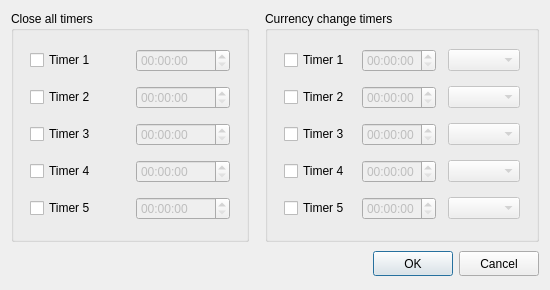
<?xml version="1.0" encoding="UTF-8"?>
<ui version="4.0">
 <class>TimersDialog</class>
 <widget class="QDialog" name="TimersDialog">
  <property name="windowModality">
   <enum>Qt::ApplicationModal</enum>
  </property>
  <property name="geometry">
   <rect>
    <x>0</x>
    <y>0</y>
    <width>550</width>
    <height>290</height>
   </rect>
  </property>
  <property name="minimumSize">
   <size>
    <width>550</width>
    <height>290</height>
   </size>
  </property>
  <property name="maximumSize">
   <size>
    <width>550</width>
    <height>290</height>
   </size>
  </property>
  <property name="windowTitle">
   <string>Timers Setup</string>
  </property>
  <layout class="QVBoxLayout" name="verticalLayout">
   <item>
    <layout class="QHBoxLayout" name="contentLayout">
     <property name="spacing">
      <number>16</number>
     </property>
     <item>
      <widget class="QGroupBox" name="closeAllTimersGroup">
       <property name="maximumSize">
        <size>
         <width>250</width>
         <height>16777215</height>
        </size>
       </property>
       <property name="title">
        <string>Close all timers</string>
       </property>
       <layout class="QGridLayout" name="gridLayout">
        <property name="leftMargin">
         <number>16</number>
        </property>
        <property name="topMargin">
         <number>16</number>
        </property>
        <property name="rightMargin">
         <number>16</number>
        </property>
        <property name="bottomMargin">
         <number>16</number>
        </property>
        <property name="spacing">
         <number>12</number>
        </property>
        <item row="0" column="0">
         <widget class="QCheckBox" name="closeAllTimer1Enabled">
          <property name="text">
           <string>Timer 1</string>
          </property>
         </widget>
        </item>
        <item row="0" column="1">
         <widget class="QTimeEdit" name="closeAllTimer1">
          <property name="enabled">
           <bool>false</bool>
          </property>
          <property name="displayFormat">
           <string>HH:mm:ss</string>
          </property>
         </widget>
        </item>
        <item row="1" column="0">
         <widget class="QCheckBox" name="closeAllTimer2Enabled">
          <property name="text">
           <string>Timer 2</string>
          </property>
         </widget>
        </item>
        <item row="1" column="1">
         <widget class="QTimeEdit" name="closeAllTimer2">
          <property name="enabled">
           <bool>false</bool>
          </property>
          <property name="displayFormat">
           <string>HH:mm:ss</string>
          </property>
         </widget>
        </item>
        <item row="2" column="0">
         <widget class="QCheckBox" name="closeAllTimer3Enabled">
          <property name="text">
           <string>Timer 3</string>
          </property>
         </widget>
        </item>
        <item row="2" column="1">
         <widget class="QTimeEdit" name="closeAllTimer3">
          <property name="enabled">
           <bool>false</bool>
          </property>
          <property name="displayFormat">
           <string>HH:mm:ss</string>
          </property>
         </widget>
        </item>
        <item row="3" column="0">
         <widget class="QCheckBox" name="closeAllTimer4Enabled">
          <property name="text">
           <string>Timer 4</string>
          </property>
         </widget>
        </item>
        <item row="3" column="1">
         <widget class="QTimeEdit" name="closeAllTimer4">
          <property name="enabled">
           <bool>false</bool>
          </property>
          <property name="displayFormat">
           <string>HH:mm:ss</string>
          </property>
         </widget>
        </item>
        <item row="4" column="0">
         <widget class="QCheckBox" name="closeAllTimer5Enabled">
          <property name="text">
           <string>Timer 5</string>
          </property>
         </widget>
        </item>
        <item row="4" column="1">
         <widget class="QTimeEdit" name="closeAllTimer5">
          <property name="enabled">
           <bool>false</bool>
          </property>
          <property name="displayFormat">
           <string>HH:mm:ss</string>
          </property>
         </widget>
        </item>
       </layout>
      </widget>
     </item>
     <item>
      <widget class="QGroupBox" name="currencyChangeTimersGroup">
       <property name="title">
        <string>Currency change timers</string>
       </property>
       <layout class="QGridLayout" name="gridLayout_2">
        <property name="leftMargin">
         <number>16</number>
        </property>
        <property name="topMargin">
         <number>16</number>
        </property>
        <property name="rightMargin">
         <number>16</number>
        </property>
        <property name="bottomMargin">
         <number>16</number>
        </property>
        <property name="spacing">
         <number>12</number>
        </property>
        <item row="0" column="0">
         <widget class="QCheckBox" name="changeCurrencyTimer1Enabled">
          <property name="text">
           <string>Timer 1</string>
          </property>
         </widget>
        </item>
        <item row="0" column="1">
         <widget class="QTimeEdit" name="changeCurrencyTimer1">
          <property name="enabled">
           <bool>false</bool>
          </property>
          <property name="displayFormat">
           <string>HH:mm:ss</string>
          </property>
         </widget>
        </item>
        <item row="0" column="2">
         <widget class="QComboBox" name="currency1">
          <property name="enabled">
           <bool>false</bool>
          </property>
          <property name="editable">
           <bool>false</bool>
          </property>
         </widget>
        </item>
        <item row="1" column="0">
         <widget class="QCheckBox" name="changeCurrencyTimer2Enabled">
          <property name="text">
           <string>Timer 2</string>
          </property>
         </widget>
        </item>
        <item row="1" column="1">
         <widget class="QTimeEdit" name="changeCurrencyTimer2">
          <property name="enabled">
           <bool>false</bool>
          </property>
          <property name="displayFormat">
           <string>HH:mm:ss</string>
          </property>
         </widget>
        </item>
        <item row="1" column="2">
         <widget class="QComboBox" name="currency2">
          <property name="enabled">
           <bool>false</bool>
          </property>
          <property name="editable">
           <bool>false</bool>
          </property>
         </widget>
        </item>
        <item row="2" column="0">
         <widget class="QCheckBox" name="changeCurrencyTimer3Enabled">
          <property name="text">
           <string>Timer 3</string>
          </property>
         </widget>
        </item>
        <item row="2" column="1">
         <widget class="QTimeEdit" name="changeCurrencyTimer3">
          <property name="enabled">
           <bool>false</bool>
          </property>
          <property name="displayFormat">
           <string>HH:mm:ss</string>
          </property>
         </widget>
        </item>
        <item row="2" column="2">
         <widget class="QComboBox" name="currency3">
          <property name="enabled">
           <bool>false</bool>
          </property>
          <property name="editable">
           <bool>false</bool>
          </property>
         </widget>
        </item>
        <item row="3" column="0">
         <widget class="QCheckBox" name="changeCurrencyTimer4Enabled">
          <property name="text">
           <string>Timer 4</string>
          </property>
         </widget>
        </item>
        <item row="3" column="1">
         <widget class="QTimeEdit" name="changeCurrencyTimer4">
          <property name="enabled">
           <bool>false</bool>
          </property>
          <property name="displayFormat">
           <string>HH:mm:ss</string>
          </property>
         </widget>
        </item>
        <item row="3" column="2">
         <widget class="QComboBox" name="currency4">
          <property name="enabled">
           <bool>false</bool>
          </property>
          <property name="editable">
           <bool>false</bool>
          </property>
         </widget>
        </item>
        <item row="4" column="0">
         <widget class="QCheckBox" name="changeCurrencyTimer5Enabled">
          <property name="text">
           <string>Timer 5</string>
          </property>
         </widget>
        </item>
        <item row="4" column="1">
         <widget class="QTimeEdit" name="changeCurrencyTimer5">
          <property name="enabled">
           <bool>false</bool>
          </property>
          <property name="displayFormat">
           <string>HH:mm:ss</string>
          </property>
         </widget>
        </item>
        <item row="4" column="2">
         <widget class="QComboBox" name="currency5">
          <property name="enabled">
           <bool>false</bool>
          </property>
          <property name="editable">
           <bool>false</bool>
          </property>
         </widget>
        </item>
       </layout>
      </widget>
     </item>
    </layout>
   </item>
   <item>
    <layout class="QHBoxLayout">
     <property name="spacing">
      <number>6</number>
     </property>
     <property name="leftMargin">
      <number>0</number>
     </property>
     <property name="topMargin">
      <number>0</number>
     </property>
     <property name="rightMargin">
      <number>0</number>
     </property>
     <property name="bottomMargin">
      <number>0</number>
     </property>
     <item>
      <spacer>
       <property name="orientation">
        <enum>Qt::Horizontal</enum>
       </property>
       <property name="sizeHint" stdset="0">
        <size>
         <width>131</width>
         <height>31</height>
        </size>
       </property>
      </spacer>
     </item>
     <item>
      <widget class="QPushButton" name="okButton">
       <property name="minimumSize">
        <size>
         <width>75</width>
         <height>25</height>
        </size>
       </property>
       <property name="text">
        <string>OK</string>
       </property>
      </widget>
     </item>
     <item>
      <widget class="QPushButton" name="cancelButton">
       <property name="minimumSize">
        <size>
         <width>75</width>
         <height>25</height>
        </size>
       </property>
       <property name="text">
        <string>Cancel</string>
       </property>
      </widget>
     </item>
    </layout>
   </item>
  </layout>
 </widget>
 <resources/>
 <connections>
  <connection>
   <sender>okButton</sender>
   <signal>clicked()</signal>
   <receiver>TimersDialog</receiver>
   <slot>accept()</slot>
   <hints>
    <hint type="sourcelabel">
     <x>318</x>
     <y>378</y>
    </hint>
    <hint type="destinationlabel">
     <x>96</x>
     <y>254</y>
    </hint>
   </hints>
  </connection>
  <connection>
   <sender>cancelButton</sender>
   <signal>clicked()</signal>
   <receiver>TimersDialog</receiver>
   <slot>reject()</slot>
   <hints>
    <hint type="sourcelabel">
     <x>399</x>
     <y>378</y>
    </hint>
    <hint type="destinationlabel">
     <x>179</x>
     <y>282</y>
    </hint>
   </hints>
  </connection>
  <connection>
   <sender>closeAllTimer1Enabled</sender>
   <signal>toggled(bool)</signal>
   <receiver>closeAllTimer1</receiver>
   <slot>setEnabled(bool)</slot>
   <hints>
    <hint type="sourcelabel">
     <x>79</x>
     <y>67</y>
    </hint>
    <hint type="destinationlabel">
     <x>147</x>
     <y>76</y>
    </hint>
   </hints>
  </connection>
  <connection>
   <sender>closeAllTimer2Enabled</sender>
   <signal>toggled(bool)</signal>
   <receiver>closeAllTimer2</receiver>
   <slot>setEnabled(bool)</slot>
   <hints>
    <hint type="sourcelabel">
     <x>78</x>
     <y>98</y>
    </hint>
    <hint type="destinationlabel">
     <x>150</x>
     <y>104</y>
    </hint>
   </hints>
  </connection>
  <connection>
   <sender>closeAllTimer3Enabled</sender>
   <signal>toggled(bool)</signal>
   <receiver>closeAllTimer3</receiver>
   <slot>setEnabled(bool)</slot>
   <hints>
    <hint type="sourcelabel">
     <x>74</x>
     <y>131</y>
    </hint>
    <hint type="destinationlabel">
     <x>156</x>
     <y>138</y>
    </hint>
   </hints>
  </connection>
  <connection>
   <sender>closeAllTimer4Enabled</sender>
   <signal>toggled(bool)</signal>
   <receiver>closeAllTimer4</receiver>
   <slot>setEnabled(bool)</slot>
   <hints>
    <hint type="sourcelabel">
     <x>78</x>
     <y>154</y>
    </hint>
    <hint type="destinationlabel">
     <x>144</x>
     <y>165</y>
    </hint>
   </hints>
  </connection>
  <connection>
   <sender>closeAllTimer5Enabled</sender>
   <signal>toggled(bool)</signal>
   <receiver>closeAllTimer5</receiver>
   <slot>setEnabled(bool)</slot>
   <hints>
    <hint type="sourcelabel">
     <x>88</x>
     <y>192</y>
    </hint>
    <hint type="destinationlabel">
     <x>141</x>
     <y>193</y>
    </hint>
   </hints>
  </connection>
  <connection>
   <sender>changeCurrencyTimer1Enabled</sender>
   <signal>toggled(bool)</signal>
   <receiver>changeCurrencyTimer1</receiver>
   <slot>setEnabled(bool)</slot>
   <hints>
    <hint type="sourcelabel">
     <x>325</x>
     <y>88</y>
    </hint>
    <hint type="destinationlabel">
     <x>407</x>
     <y>89</y>
    </hint>
   </hints>
  </connection>
  <connection>
   <sender>changeCurrencyTimer1Enabled</sender>
   <signal>toggled(bool)</signal>
   <receiver>currency1</receiver>
   <slot>setEnabled(bool)</slot>
   <hints>
    <hint type="sourcelabel">
     <x>348</x>
     <y>90</y>
    </hint>
    <hint type="destinationlabel">
     <x>542</x>
     <y>96</y>
    </hint>
   </hints>
  </connection>
  <connection>
   <sender>changeCurrencyTimer2Enabled</sender>
   <signal>toggled(bool)</signal>
   <receiver>changeCurrencyTimer2</receiver>
   <slot>setEnabled(bool)</slot>
   <hints>
    <hint type="sourcelabel">
     <x>345</x>
     <y>113</y>
    </hint>
    <hint type="destinationlabel">
     <x>431</x>
     <y>123</y>
    </hint>
   </hints>
  </connection>
  <connection>
   <sender>changeCurrencyTimer2Enabled</sender>
   <signal>toggled(bool)</signal>
   <receiver>currency2</receiver>
   <slot>setEnabled(bool)</slot>
   <hints>
    <hint type="sourcelabel">
     <x>361</x>
     <y>116</y>
    </hint>
    <hint type="destinationlabel">
     <x>548</x>
     <y>116</y>
    </hint>
   </hints>
  </connection>
  <connection>
   <sender>changeCurrencyTimer3Enabled</sender>
   <signal>toggled(bool)</signal>
   <receiver>changeCurrencyTimer3</receiver>
   <slot>setEnabled(bool)</slot>
   <hints>
    <hint type="sourcelabel">
     <x>346</x>
     <y>145</y>
    </hint>
    <hint type="destinationlabel">
     <x>420</x>
     <y>149</y>
    </hint>
   </hints>
  </connection>
  <connection>
   <sender>changeCurrencyTimer3Enabled</sender>
   <signal>toggled(bool)</signal>
   <receiver>currency3</receiver>
   <slot>setEnabled(bool)</slot>
   <hints>
    <hint type="sourcelabel">
     <x>363</x>
     <y>147</y>
    </hint>
    <hint type="destinationlabel">
     <x>567</x>
     <y>158</y>
    </hint>
   </hints>
  </connection>
  <connection>
   <sender>changeCurrencyTimer4Enabled</sender>
   <signal>toggled(bool)</signal>
   <receiver>changeCurrencyTimer4</receiver>
   <slot>setEnabled(bool)</slot>
   <hints>
    <hint type="sourcelabel">
     <x>349</x>
     <y>173</y>
    </hint>
    <hint type="destinationlabel">
     <x>435</x>
     <y>176</y>
    </hint>
   </hints>
  </connection>
  <connection>
   <sender>changeCurrencyTimer4Enabled</sender>
   <signal>toggled(bool)</signal>
   <receiver>currency4</receiver>
   <slot>setEnabled(bool)</slot>
   <hints>
    <hint type="sourcelabel">
     <x>355</x>
     <y>177</y>
    </hint>
    <hint type="destinationlabel">
     <x>572</x>
     <y>181</y>
    </hint>
   </hints>
  </connection>
  <connection>
   <sender>changeCurrencyTimer5Enabled</sender>
   <signal>toggled(bool)</signal>
   <receiver>changeCurrencyTimer5</receiver>
   <slot>setEnabled(bool)</slot>
   <hints>
    <hint type="sourcelabel">
     <x>335</x>
     <y>211</y>
    </hint>
    <hint type="destinationlabel">
     <x>432</x>
     <y>220</y>
    </hint>
   </hints>
  </connection>
  <connection>
   <sender>changeCurrencyTimer5Enabled</sender>
   <signal>toggled(bool)</signal>
   <receiver>currency5</receiver>
   <slot>setEnabled(bool)</slot>
   <hints>
    <hint type="sourcelabel">
     <x>356</x>
     <y>205</y>
    </hint>
    <hint type="destinationlabel">
     <x>538</x>
     <y>208</y>
    </hint>
   </hints>
  </connection>
 </connections>
</ui>
